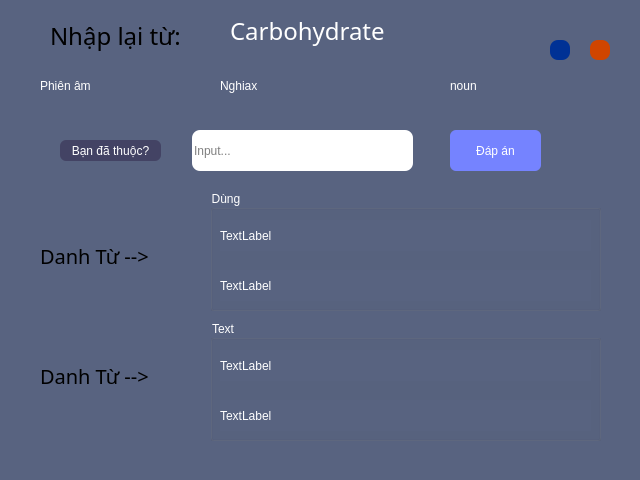
<?xml version="1.0" encoding="UTF-8"?>
<ui version="4.0">
 <class>MainWindow</class>
 <widget class="QMainWindow" name="MainWindow">
  <property name="geometry">
   <rect>
    <x>0</x>
    <y>0</y>
    <width>640</width>
    <height>480</height>
   </rect>
  </property>
  <property name="windowTitle">
   <string>MainWindow</string>
  </property>
  <property name="styleSheet">
   <string notr="true">background-color: #586380;</string>
  </property>
  <widget class="QWidget" name="centralwidget">
   <widget class="QLabel" name="label">
    <property name="geometry">
     <rect>
      <x>50</x>
      <y>10</y>
      <width>151</width>
      <height>51</height>
     </rect>
    </property>
    <property name="font">
     <font>
      <family>Segoe UI Black</family>
      <pointsize>18</pointsize>
      <weight>10</weight>
      <italic>false</italic>
      <bold>false</bold>
     </font>
    </property>
    <property name="styleSheet">
     <string notr="true">font: 87 18pt &quot;Segoe UI Black&quot;;</string>
    </property>
    <property name="text">
     <string>Nhập lại từ:</string>
    </property>
   </widget>
   <widget class="QLabel" name="tu_vung">
    <property name="geometry">
     <rect>
      <x>230</x>
      <y>10</y>
      <width>271</width>
      <height>41</height>
     </rect>
    </property>
    <property name="font">
     <font>
      <family>Segoe UI Black</family>
      <pointsize>18</pointsize>
      <weight>10</weight>
      <italic>false</italic>
      <bold>false</bold>
     </font>
    </property>
    <property name="styleSheet">
     <string notr="true">color: rgb(255, 255, 255);
font: 87 18pt &quot;Segoe UI Black&quot;;

</string>
    </property>
    <property name="text">
     <string>Carbohydrate</string>
    </property>
   </widget>
   <widget class="QPushButton" name="okey">
    <property name="geometry">
     <rect>
      <x>450</x>
      <y>130</y>
      <width>91</width>
      <height>41</height>
     </rect>
    </property>
    <property name="styleSheet">
     <string notr="true">QPushButton#okey{
color: rgb(255, 255, 255);
border-radius: 6px;
background-color: #7583ff;
	font: 75 10pt &quot;MS Shell Dlg 2&quot;;
}

QPushButton#okey:hover {
  background-color: blue;
	font: 75 9pt &quot;MS Shell Dlg 2&quot;;
}</string>
    </property>
    <property name="text">
     <string>Đáp án</string>
    </property>
   </widget>
   <widget class="QPushButton" name="continues">
    <property name="geometry">
     <rect>
      <x>60</x>
      <y>140</y>
      <width>101</width>
      <height>21</height>
     </rect>
    </property>
    <property name="styleSheet">
     <string notr="true">QPushButton#continues{
border-radius: 6px;
background-color: rgb(67, 67, 100);
	font: 75 9pt &quot;MS Shell Dlg 2&quot;;
	color: rgb(255, 255, 255);
}

QPushButton#continues:hover {
	font: 75 10pt &quot;MS Shell Dlg 2&quot;;
  background-color: rgb(57, 57, 85)
}</string>
    </property>
    <property name="text">
     <string>Bạn đã thuộc?</string>
    </property>
   </widget>
   <widget class="QGroupBox" name="groupBox_1">
    <property name="geometry">
     <rect>
      <x>210</x>
      <y>190</y>
      <width>391</width>
      <height>121</height>
     </rect>
    </property>
    <property name="font">
     <font>
      <family>MS Shell Dlg 2</family>
      <pointsize>9</pointsize>
      <weight>9</weight>
      <italic>false</italic>
      <bold>false</bold>
     </font>
    </property>
    <property name="styleSheet">
     <string notr="true">color: rgb(255, 255, 255);
font: 75 9pt &quot;MS Shell Dlg 2&quot;;</string>
    </property>
    <property name="title">
     <string>Dùng</string>
    </property>
    <widget class="QLabel" name="label_5">
     <property name="geometry">
      <rect>
       <x>10</x>
       <y>30</y>
       <width>371</width>
       <height>31</height>
      </rect>
     </property>
     <property name="styleSheet">
      <string notr="true"/>
     </property>
     <property name="text">
      <string>TextLabel</string>
     </property>
    </widget>
    <widget class="QLabel" name="label_6">
     <property name="geometry">
      <rect>
       <x>10</x>
       <y>80</y>
       <width>371</width>
       <height>31</height>
      </rect>
     </property>
     <property name="styleSheet">
      <string notr="true"/>
     </property>
     <property name="text">
      <string>TextLabel</string>
     </property>
    </widget>
   </widget>
   <widget class="QGroupBox" name="groupBox_2">
    <property name="geometry">
     <rect>
      <x>210</x>
      <y>320</y>
      <width>391</width>
      <height>121</height>
     </rect>
    </property>
    <property name="styleSheet">
     <string notr="true">color: rgb(255, 255, 255);
font: 75 9pt &quot;MS Shell Dlg 2&quot;;</string>
    </property>
    <property name="title">
     <string>Text</string>
    </property>
    <widget class="QLabel" name="label_7">
     <property name="geometry">
      <rect>
       <x>10</x>
       <y>30</y>
       <width>371</width>
       <height>31</height>
      </rect>
     </property>
     <property name="text">
      <string>TextLabel</string>
     </property>
    </widget>
    <widget class="QLabel" name="label_8">
     <property name="geometry">
      <rect>
       <x>10</x>
       <y>80</y>
       <width>371</width>
       <height>31</height>
      </rect>
     </property>
     <property name="text">
      <string>TextLabel</string>
     </property>
    </widget>
   </widget>
   <widget class="QLabel" name="label_2">
    <property name="geometry">
     <rect>
      <x>40</x>
      <y>230</y>
      <width>121</width>
      <height>51</height>
     </rect>
    </property>
    <property name="font">
     <font>
      <family>Segoe UI Black</family>
      <pointsize>15</pointsize>
      <weight>10</weight>
      <italic>false</italic>
      <bold>false</bold>
     </font>
    </property>
    <property name="styleSheet">
     <string notr="true">font: 87 15pt &quot;Segoe UI Black&quot;;</string>
    </property>
    <property name="text">
     <string>Danh Từ --&gt;</string>
    </property>
   </widget>
   <widget class="QLabel" name="label_3">
    <property name="geometry">
     <rect>
      <x>40</x>
      <y>350</y>
      <width>121</width>
      <height>51</height>
     </rect>
    </property>
    <property name="font">
     <font>
      <family>Segoe UI Black</family>
      <pointsize>15</pointsize>
      <weight>10</weight>
      <italic>false</italic>
      <bold>false</bold>
     </font>
    </property>
    <property name="styleSheet">
     <string notr="true">font: 87 15pt &quot;Segoe UI Black&quot;;</string>
    </property>
    <property name="text">
     <string>Danh Từ --&gt;</string>
    </property>
   </widget>
   <widget class="QToolButton" name="voice">
    <property name="geometry">
     <rect>
      <x>550</x>
      <y>40</y>
      <width>20</width>
      <height>20</height>
     </rect>
    </property>
    <property name="styleSheet">
     <string notr="true">
QToolButton#voice{
border-radius: 8px;
background-color: rgb(0, 49, 149);
}

QToolButton#voice:hover {
  background-color: blue;
}
QToolButton#voice:pressed {
  background-color: red;
}
</string>
    </property>
    <property name="text">
     <string/>
    </property>
   </widget>
   <widget class="QToolButton" name="voice_2">
    <property name="geometry">
     <rect>
      <x>590</x>
      <y>40</y>
      <width>20</width>
      <height>20</height>
     </rect>
    </property>
    <property name="styleSheet">
     <string notr="true">
QToolButton#voice_2{
border-radius: 8px;
background-color: rgb(208, 69, 0);
}

QToolButton#voice_2:hover {
  background-color: rgb(189, 0, 0);
}
QToolButton#voice_2:pressed {
  background-color: red;
}
</string>
    </property>
    <property name="text">
     <string/>
    </property>
   </widget>
   <widget class="QLineEdit" name="text">
    <property name="geometry">
     <rect>
      <x>192</x>
      <y>130</y>
      <width>221</width>
      <height>41</height>
     </rect>
    </property>
    <property name="styleSheet">
     <string notr="true">QLineEdit#text{
border-radius: 8px;
font: 75 12pt &quot;MS Shell Dlg 2&quot;;
	background-color: rgb(255, 255, 255);
}</string>
    </property>
    <property name="frame">
     <bool>true</bool>
    </property>
    <property name="cursorPosition">
     <number>0</number>
    </property>
    <property name="placeholderText">
     <string>Input...</string>
    </property>
   </widget>
   <widget class="QLabel" name="phien_am">
    <property name="geometry">
     <rect>
      <x>40</x>
      <y>70</y>
      <width>161</width>
      <height>31</height>
     </rect>
    </property>
    <property name="styleSheet">
     <string notr="true">font: 87 10pt &quot;Segoe UI Black&quot;;
color: rgb(255, 255, 255);</string>
    </property>
    <property name="text">
     <string>Phiên âm</string>
    </property>
   </widget>
   <widget class="QLabel" name="loai_tu">
    <property name="geometry">
     <rect>
      <x>450</x>
      <y>70</y>
      <width>61</width>
      <height>31</height>
     </rect>
    </property>
    <property name="styleSheet">
     <string notr="true">font: 87 10pt &quot;Segoe UI Black&quot;;
color: rgb(255, 255, 255);</string>
    </property>
    <property name="text">
     <string>noun</string>
    </property>
   </widget>
   <widget class="QLabel" name="nghia">
    <property name="geometry">
     <rect>
      <x>220</x>
      <y>70</y>
      <width>201</width>
      <height>31</height>
     </rect>
    </property>
    <property name="styleSheet">
     <string notr="true">font: 87 10pt &quot;Segoe UI Black&quot;;
color: rgb(255, 255, 255);</string>
    </property>
    <property name="text">
     <string>Nghiax</string>
    </property>
   </widget>
  </widget>
  <widget class="QMenuBar" name="menubar">
   <property name="geometry">
    <rect>
     <x>0</x>
     <y>0</y>
     <width>640</width>
     <height>21</height>
    </rect>
   </property>
  </widget>
  <widget class="QStatusBar" name="statusbar"/>
 </widget>
 <resources/>
 <connections/>
</ui>
